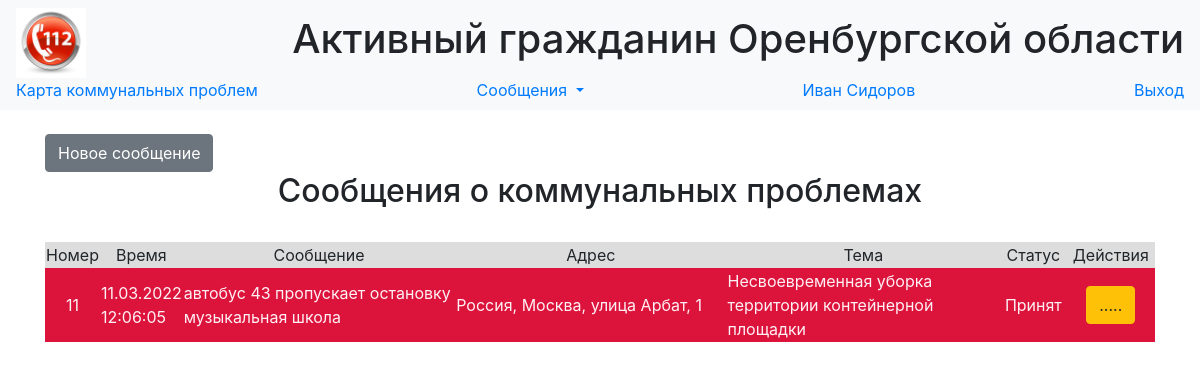
The app's page /calls (signed in), older data.
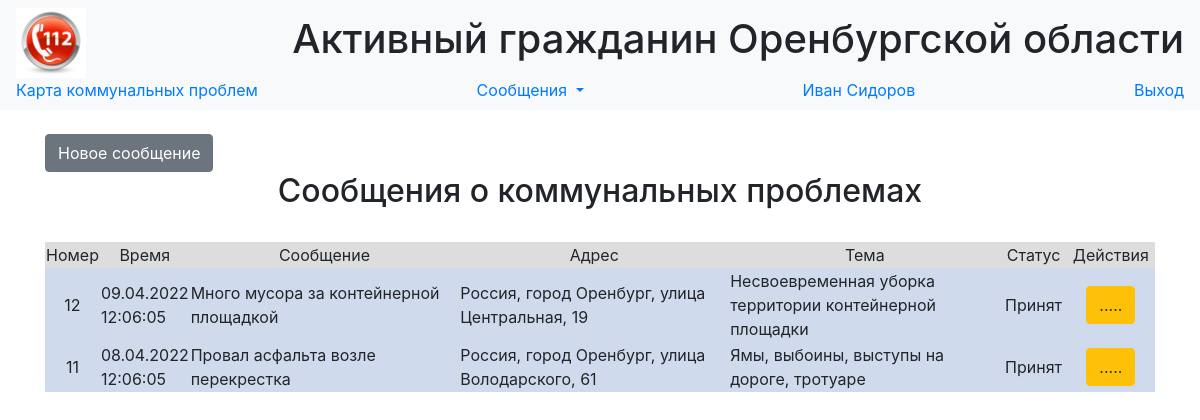
The same page, newer data.
### data/users.py (models this page shows, shortened)
class User(SqlAlchemyBase, UserMixin,SerializerMixin):
    __tablename__ = 'users'
    id = sqlalchemy.Column(sqlalchemy.Integer,
                           primary_key=True, autoincrement=True)
    surname = sqlalchemy.Column(sqlalchemy.String, nullable=True)
    name = sqlalchemy.Column(sqlalchemy.String, nullable=True)
    position = sqlalchemy.Column(sqlalchemy.String, nullable=True)
    locality = sqlalchemy.Column(sqlalchemy.String, nullable=True)
    email = sqlalchemy.Column(sqlalchemy.String,
                              index=True, unique=True, nullable=True)
    hashed_password = sqlalchemy.Column(sqlalchemy.String, nullable=True)
    modified_date = sqlalchemy.Column(sqlalchemy.DateTime,
                                      default=datetime.datetime.now)

### data/calls.py (models this page shows, shortened)
class Call(SqlAlchemyBase, SerializerMixin):
    __tablename__ = 'calls'
    id = sqlalchemy.Column(sqlalchemy.Integer,
                           primary_key=True, autoincrement=True)
    message = sqlalchemy.Column(sqlalchemy.String, nullable=True)
    address = sqlalchemy.Column(sqlalchemy.String, nullable=True)
    point = sqlalchemy.Column(sqlalchemy.String, nullable=True)
    service = sqlalchemy.Column(sqlalchemy.String, nullable=True)
    status = sqlalchemy.Column(sqlalchemy.String, nullable=True)
    call_time = sqlalchemy.Column(sqlalchemy.DateTime,
                                  default=datetime.datetime.utcnow())
    finish_time = sqlalchemy.Column(sqlalchemy.DateTime,
                                    nullable=True)
    answer = sqlalchemy.Column(sqlalchemy.String, nullable=True)

### main.py (the view)
@app.route('/calls')
@login_required
def calls():
    db_sess = db_session.create_session()
    calls = db_sess.query(Call).order_by(desc(Call.call_time)).all()
    db_sess.commit()
    return render_template('calls.html', calls=calls, time_now=datetime.datetime.today())

### data/db_session.py (called while the page is built)
def create_session() -> Session:
    global __factory
    return __factory()

### main.py (called while the page is built)
@login_manager.user_loader
def load_user(user_id):
    db_sess = db_session.create_session()
    return db_sess.query(User).get(user_id)

### templates/calls.html (shortened to what this page needs)
{% extends "base.html" %}
{% block content %}
{% set STATUSES  = {"received": "Принят", "serviced": "Выполняется", "finished":  "Завершен"} %}
<br>
{% if current_user.is_authenticated %}
    <a href="/add_call" class="btn btn-secondary">Новое сообщение</a>
{% endif %}
<br>
<h2 align="center">Сообщения о коммунальных проблемах</h2>
<br>
<div class="table_container">
    <table class="my_table">
        <tr class="my_row">
            <td class="title" width="2%" bgcolor="#dddddd" align="center">Номер</td>
            <td class="title" width="5%" bgcolor="#dddddd" align="center">Время</td>
            <td class="title" width="25%" bgcolor="#dddddd" align="center">Сообщение</td>
            <td class="title" width="25%" bgcolor="#dddddd" align="center">Адрес</td>
            <td class="title" width="25%" bgcolor="#dddddd" align="center">Тема</td>
            <td class="title" width="6%" bgcolor="#dddddd" align="center">Статус</td>
            <td class="title" width="8%" bgcolor="#dddddd" align="center">Действия</td>
        </tr>
        {% for call in calls %}
            {% if (time_now - call.call_time).days >= 2 and call.status != "finished" %}
                {%  set color = "#dc143c" %}
                {% set text_color = "#FFF0F5" %}
            {% else %}
                {% set color = "#d0daed"  %}
                {% set text_color = "ffffff" %}
            {% endif %}
        <tr class="my_row">
            <td class="ordinary" bgcolor ={{color}} align="center" style="color:{{text_color}}">{{ call.id }}</td>
            <td class="ordinary" bgcolor ={{color}} style="color:{{text_color}}">{{ moment(call.call_time).format("DD.MM.YYYY HH:mm:ss") }}</td>
            <td class="ordinary" bgcolor ={{color}} style="color:{{text_color}}">{{ call.message }}</td>
            <td class="ordinary" bgcolor ={{color}} style="color:{{text_color}}">
                <span class="ymaps-geolink">
                        {{ call.address }}
                </span>
            </td>
            <td class="ordinary" bgcolor ={{color}} style="color:{{text_color}}">
                {{ call.service }}
            </td>
            <td class="ordinary" bgcolor ={{color}} align="center" style="color:{{text_color}}">{{ STATUSES[call.status] }}</td>
            <td class="ordinary" bgcolor ={{color}} align="center" style="color:{{text_color}}">
                {% if current_user.is_authenticated %}
                <div>       <a href="/calls/{{ call.id }}" class="btn btn-warning">.....</a>
                </div>
                {% endif %}
            </td>
        </tr>
        {% endfor %}
    </table>
</div>
{% endblock %}

### templates/base.html (shortened to what this page needs)
<!DOCTYPE html>
<html lang="en">
<head>
    <link rel="stylesheet" href="../static/css/bootstrap.min.css">
    <link rel="stylesheet" type="text/css" href="../static/css/style.css" />
</head>
  <body>
    <header>
      <nav class="navbar navbar-light bg-light">
          <img src="/static/112.jpeg" height = "70px">
          <h1>Активный гражданин Оренбургской области </h1>
          <a class="nav-brand" href="/map">Карта коммунальных проблем</a>
          {% if current_user.is_authenticated %}
          <div class="nav-item dropdown">
          <a class="nav-brand dropdown-toggle" href="#" id="navbarDropdownMenuLink" role="button"
             data-toggle="dropdown" aria-haspopup="true" aria-expanded="false"> Сообщения </a>
          </div>
          <a class="navbar-link" href="/users/{{current_user.id}}">{{current_user.name}} {{current_user.surname}}</a>
          <a class="navbar-link" href="/logout">Выход</a>
          {% else %}
            <p>
                <a class="btn btn-success" href="/login">Войти</a>
                <a class="btn btn-primary " href="/register">Зарегистрироваться</a>
            </p>
          {% endif %}
      </nav>
    </header>
    <main role="main" class="container">
        {% block content %}
        {% endblock %}
    </main>
  </body>
</html>

Row changes from the older to the newer data that the page shows:
added Call: id "12", call_time "09.04.2022 12:06:05", message "Много мусора за контейнерной площадкой", address "Россия, город Оренбург, улица Центральная, 19", service "Несвоевременная уборка территории контейнерной площадки", status "Принят"
changed Call id 11: call_time "11.03.2022 12:06:05" → "08.04.2022 12:06:05"; message "автобус 43 пропускает остановку музыкальная школа" → "Провал асфальта возле перекрестка"; address "Россия, Москва, улица Арбат, 1" → "Россия, город Оренбург, улица Володарского, 61"; service "Несвоевременная уборка территории контейнерной площадки" → "Ямы, выбоины, выступы на дороге, тротуаре"
